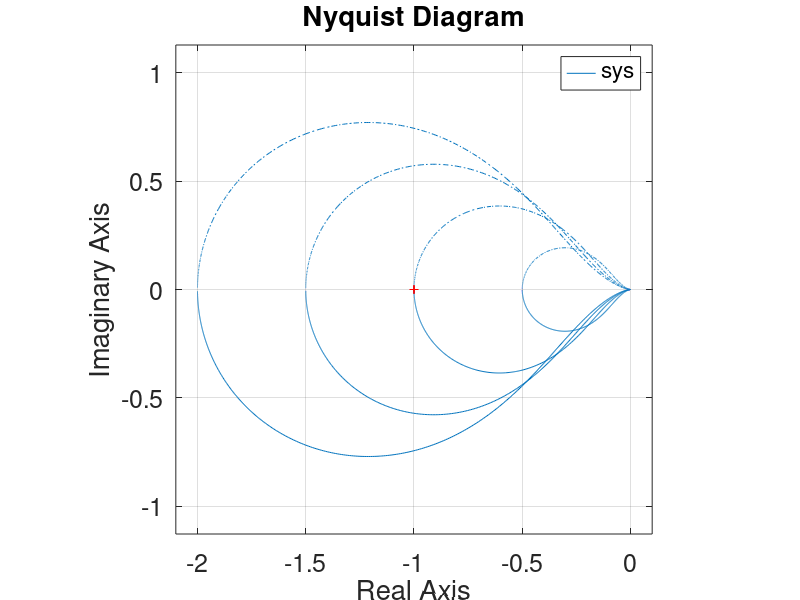

Reproduce this figure in MATLAB.
% numerador planta
num = 40;
% denominador planta
den = poly([2 -10]);
% funcao transferencia planta
sys = tf(num,den);

% diagrama polar
nyquist(sys)
set(gca,'FontSize',18)
axis('equal')
hold on

% diagrama polar (outros valores de ganho)
num = 30;
sys = tf(num,den);
nyquist(sys)
num = 20;
sys = tf(num,den);
nyquist(sys)
num = 10;
sys = tf(num,den);
nyquist(sys)
hold off